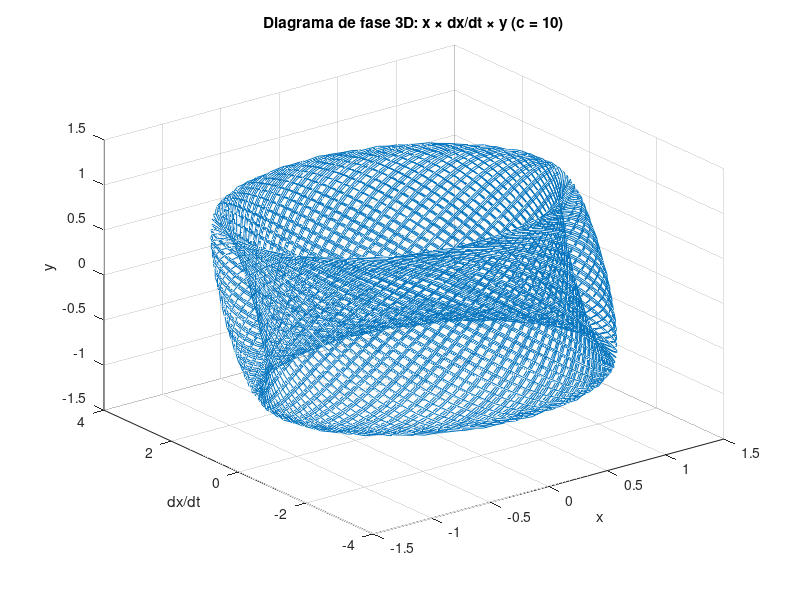

Write MATLAB code to recreate this figure.
function simulaSistema4b
    c = 10;      % valor maior de c
    T = 400;     % horizonte maior
    x0 = [1; 1; 1; 1];

    [t, x] = ode45(@(t,x) sistema4(t, x, c), [0 T], x0);

    figure
    plot3(x(:,1), x(:,2), x(:,3))
    xlabel('x')
    ylabel('dx/dt')
    zlabel('y')
    title('Diagrama de fase 3D: x × dx/dt × y (c = 10)')
    grid on
end

function dx = sistema4(t, x, c)
    dx = zeros(4,1);
    dx(1) = x(2);
    dx(2) = -4*x(1) + x(3);
    dx(3) = x(4);
    dx(4) = -c*x(3);
end
